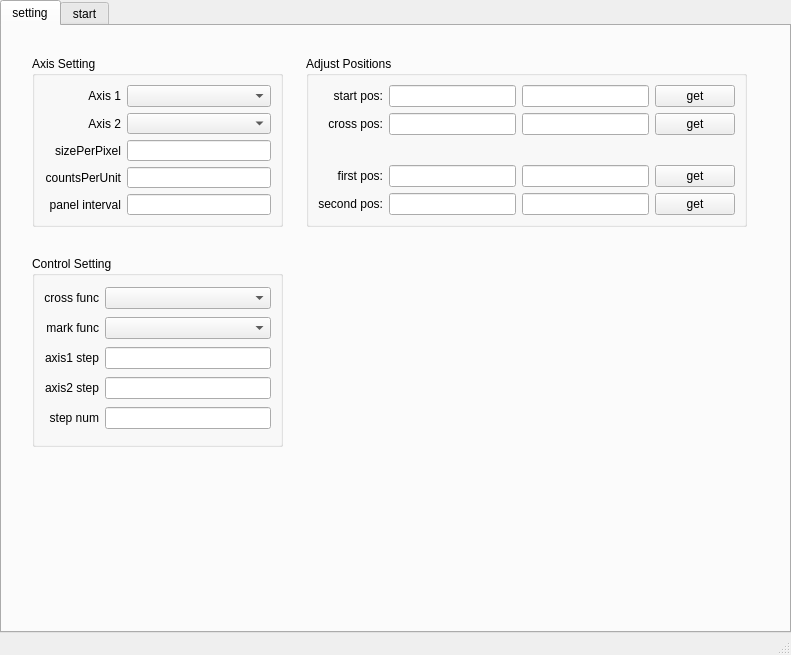
<?xml version="1.0" encoding="UTF-8"?>
<ui version="4.0">
 <class>HAxisAdjustMainWindow</class>
 <widget class="QMainWindow" name="HAxisAdjustMainWindow">
  <property name="geometry">
   <rect>
    <x>0</x>
    <y>0</y>
    <width>791</width>
    <height>655</height>
   </rect>
  </property>
  <property name="windowTitle">
   <string>MainWindow</string>
  </property>
  <widget class="QWidget" name="centralwidget">
   <layout class="QGridLayout" name="gridLayout_3">
    <property name="leftMargin">
     <number>0</number>
    </property>
    <property name="topMargin">
     <number>0</number>
    </property>
    <property name="rightMargin">
     <number>0</number>
    </property>
    <property name="bottomMargin">
     <number>0</number>
    </property>
    <property name="spacing">
     <number>0</number>
    </property>
    <item row="0" column="0">
     <widget class="QTabWidget" name="tabWidget">
      <property name="currentIndex">
       <number>0</number>
      </property>
      <widget class="QWidget" name="tab">
       <attribute name="title">
        <string>setting</string>
       </attribute>
       <widget class="QGroupBox" name="groupBox_2">
        <property name="geometry">
         <rect>
          <x>304</x>
          <y>30</y>
          <width>441</width>
          <height>171</height>
         </rect>
        </property>
        <property name="title">
         <string>Adjust Positions</string>
        </property>
        <layout class="QGridLayout" name="gridLayout_5">
         <item row="1" column="0">
          <widget class="QLabel" name="label_4">
           <property name="text">
            <string>cross pos:</string>
           </property>
           <property name="alignment">
            <set>Qt::AlignRight|Qt::AlignTrailing|Qt::AlignVCenter</set>
           </property>
          </widget>
         </item>
         <item row="1" column="3">
          <widget class="QPushButton" name="pushButton_2">
           <property name="text">
            <string>get</string>
           </property>
          </widget>
         </item>
         <item row="3" column="1">
          <widget class="HLineEdit" name="lineEdit_6"/>
         </item>
         <item row="0" column="0">
          <widget class="QLabel" name="label_3">
           <property name="text">
            <string>start pos:</string>
           </property>
           <property name="alignment">
            <set>Qt::AlignRight|Qt::AlignTrailing|Qt::AlignVCenter</set>
           </property>
          </widget>
         </item>
         <item row="1" column="2">
          <widget class="HLineEdit" name="lineEdit_5"/>
         </item>
         <item row="3" column="3">
          <widget class="QPushButton" name="pushButton_3">
           <property name="text">
            <string>get</string>
           </property>
          </widget>
         </item>
         <item row="4" column="1">
          <widget class="HLineEdit" name="lineEdit_8"/>
         </item>
         <item row="0" column="3">
          <widget class="QPushButton" name="pushButton">
           <property name="text">
            <string>get</string>
           </property>
          </widget>
         </item>
         <item row="0" column="2">
          <widget class="HLineEdit" name="lineEdit_3"/>
         </item>
         <item row="3" column="2">
          <widget class="HLineEdit" name="lineEdit_7"/>
         </item>
         <item row="4" column="3">
          <widget class="QPushButton" name="pushButton_4">
           <property name="text">
            <string>get</string>
           </property>
          </widget>
         </item>
         <item row="0" column="1">
          <widget class="HLineEdit" name="lineEdit_2"/>
         </item>
         <item row="4" column="2">
          <widget class="HLineEdit" name="lineEdit_9"/>
         </item>
         <item row="1" column="1">
          <widget class="HLineEdit" name="lineEdit_4"/>
         </item>
         <item row="3" column="0">
          <widget class="QLabel" name="label_10">
           <property name="text">
            <string>first pos:</string>
           </property>
           <property name="alignment">
            <set>Qt::AlignRight|Qt::AlignTrailing|Qt::AlignVCenter</set>
           </property>
          </widget>
         </item>
         <item row="4" column="0">
          <widget class="QLabel" name="label_11">
           <property name="text">
            <string>second pos:</string>
           </property>
           <property name="alignment">
            <set>Qt::AlignRight|Qt::AlignTrailing|Qt::AlignVCenter</set>
           </property>
          </widget>
         </item>
         <item row="2" column="0" colspan="4">
          <spacer name="verticalSpacer">
           <property name="orientation">
            <enum>Qt::Vertical</enum>
           </property>
           <property name="sizeHint" stdset="0">
            <size>
             <width>20</width>
             <height>40</height>
            </size>
           </property>
          </spacer>
         </item>
        </layout>
       </widget>
       <widget class="QGroupBox" name="groupBox_3">
        <property name="geometry">
         <rect>
          <x>30</x>
          <y>230</y>
          <width>251</width>
          <height>191</height>
         </rect>
        </property>
        <property name="title">
         <string>Control Setting</string>
        </property>
        <layout class="QGridLayout" name="gridLayout_2">
         <item row="0" column="0">
          <widget class="QLabel" name="label_12">
           <property name="text">
            <string>cross func</string>
           </property>
           <property name="alignment">
            <set>Qt::AlignRight|Qt::AlignTrailing|Qt::AlignVCenter</set>
           </property>
          </widget>
         </item>
         <item row="0" column="1">
          <widget class="QComboBox" name="comboBox_3"/>
         </item>
         <item row="1" column="0">
          <widget class="QLabel" name="label_13">
           <property name="text">
            <string>mark func</string>
           </property>
           <property name="alignment">
            <set>Qt::AlignRight|Qt::AlignTrailing|Qt::AlignVCenter</set>
           </property>
          </widget>
         </item>
         <item row="1" column="1">
          <widget class="QComboBox" name="comboBox_4"/>
         </item>
         <item row="2" column="0">
          <widget class="QLabel" name="label_5">
           <property name="text">
            <string>axis1 step</string>
           </property>
           <property name="alignment">
            <set>Qt::AlignRight|Qt::AlignTrailing|Qt::AlignVCenter</set>
           </property>
          </widget>
         </item>
         <item row="2" column="1">
          <widget class="HLineEdit" name="lineEdit_10"/>
         </item>
         <item row="3" column="0">
          <widget class="QLabel" name="label_6">
           <property name="text">
            <string>axis2 step</string>
           </property>
           <property name="alignment">
            <set>Qt::AlignRight|Qt::AlignTrailing|Qt::AlignVCenter</set>
           </property>
          </widget>
         </item>
         <item row="3" column="1">
          <widget class="HLineEdit" name="lineEdit_11">
           <property name="text">
            <string/>
           </property>
          </widget>
         </item>
         <item row="4" column="0">
          <widget class="QLabel" name="label_7">
           <property name="text">
            <string>step num</string>
           </property>
           <property name="alignment">
            <set>Qt::AlignRight|Qt::AlignTrailing|Qt::AlignVCenter</set>
           </property>
          </widget>
         </item>
         <item row="4" column="1">
          <widget class="HLineEdit" name="lineEdit_12">
           <property name="text">
            <string/>
           </property>
          </widget>
         </item>
        </layout>
       </widget>
       <widget class="QGroupBox" name="groupBox">
        <property name="geometry">
         <rect>
          <x>30</x>
          <y>30</y>
          <width>251</width>
          <height>171</height>
         </rect>
        </property>
        <property name="title">
         <string>Axis Setting</string>
        </property>
        <layout class="QGridLayout" name="gridLayout">
         <item row="0" column="0">
          <widget class="QLabel" name="label">
           <property name="text">
            <string>Axis 1</string>
           </property>
           <property name="alignment">
            <set>Qt::AlignRight|Qt::AlignTrailing|Qt::AlignVCenter</set>
           </property>
          </widget>
         </item>
         <item row="0" column="1">
          <widget class="QComboBox" name="comboBox_1"/>
         </item>
         <item row="1" column="0">
          <widget class="QLabel" name="label_2">
           <property name="text">
            <string>Axis 2</string>
           </property>
           <property name="alignment">
            <set>Qt::AlignRight|Qt::AlignTrailing|Qt::AlignVCenter</set>
           </property>
          </widget>
         </item>
         <item row="1" column="1">
          <widget class="QComboBox" name="comboBox_2"/>
         </item>
         <item row="2" column="0">
          <widget class="QLabel" name="label_8">
           <property name="text">
            <string>sizePerPixel</string>
           </property>
           <property name="alignment">
            <set>Qt::AlignRight|Qt::AlignTrailing|Qt::AlignVCenter</set>
           </property>
          </widget>
         </item>
         <item row="2" column="1">
          <widget class="HLineEdit" name="lineEdit_1"/>
         </item>
         <item row="3" column="0">
          <widget class="QLabel" name="label_9">
           <property name="text">
            <string>countsPerUnit</string>
           </property>
           <property name="alignment">
            <set>Qt::AlignRight|Qt::AlignTrailing|Qt::AlignVCenter</set>
           </property>
          </widget>
         </item>
         <item row="3" column="1">
          <widget class="HLineEdit" name="lineEdit_13"/>
         </item>
         <item row="4" column="0">
          <widget class="QLabel" name="label_14">
           <property name="text">
            <string>panel interval</string>
           </property>
           <property name="alignment">
            <set>Qt::AlignRight|Qt::AlignTrailing|Qt::AlignVCenter</set>
           </property>
          </widget>
         </item>
         <item row="4" column="1">
          <widget class="HLineEdit" name="lineEdit_14"/>
         </item>
        </layout>
       </widget>
      </widget>
      <widget class="QWidget" name="tab_2">
       <attribute name="title">
        <string>start</string>
       </attribute>
       <layout class="QGridLayout" name="gridLayout_4">
        <item row="1" column="3">
         <widget class="QToolButton" name="toolButton_2">
          <property name="sizePolicy">
           <sizepolicy hsizetype="Preferred" vsizetype="Fixed">
            <horstretch>0</horstretch>
            <verstretch>0</verstretch>
           </sizepolicy>
          </property>
          <property name="minimumSize">
           <size>
            <width>0</width>
            <height>50</height>
           </size>
          </property>
          <property name="text">
           <string>stop</string>
          </property>
         </widget>
        </item>
        <item row="1" column="1">
         <widget class="QToolButton" name="toolButton_1">
          <property name="sizePolicy">
           <sizepolicy hsizetype="Preferred" vsizetype="Fixed">
            <horstretch>0</horstretch>
            <verstretch>0</verstretch>
           </sizepolicy>
          </property>
          <property name="minimumSize">
           <size>
            <width>0</width>
            <height>50</height>
           </size>
          </property>
          <property name="text">
           <string>start</string>
          </property>
         </widget>
        </item>
        <item row="0" column="0" colspan="7">
         <widget class="HTableView" name="tableView"/>
        </item>
        <item row="1" column="2">
         <spacer name="horizontalSpacer">
          <property name="orientation">
           <enum>Qt::Horizontal</enum>
          </property>
          <property name="sizeType">
           <enum>QSizePolicy::Minimum</enum>
          </property>
          <property name="sizeHint" stdset="0">
           <size>
            <width>40</width>
            <height>20</height>
           </size>
          </property>
         </spacer>
        </item>
        <item row="1" column="5">
         <widget class="QToolButton" name="toolButton_3">
          <property name="sizePolicy">
           <sizepolicy hsizetype="Preferred" vsizetype="Fixed">
            <horstretch>0</horstretch>
            <verstretch>0</verstretch>
           </sizepolicy>
          </property>
          <property name="minimumSize">
           <size>
            <width>0</width>
            <height>50</height>
           </size>
          </property>
          <property name="text">
           <string>export</string>
          </property>
         </widget>
        </item>
        <item row="1" column="4">
         <spacer name="horizontalSpacer_2">
          <property name="orientation">
           <enum>Qt::Horizontal</enum>
          </property>
          <property name="sizeType">
           <enum>QSizePolicy::Minimum</enum>
          </property>
          <property name="sizeHint" stdset="0">
           <size>
            <width>40</width>
            <height>20</height>
           </size>
          </property>
         </spacer>
        </item>
       </layout>
      </widget>
     </widget>
    </item>
   </layout>
  </widget>
  <widget class="QMenuBar" name="menubar">
   <property name="geometry">
    <rect>
     <x>0</x>
     <y>0</y>
     <width>791</width>
     <height>23</height>
    </rect>
   </property>
  </widget>
  <widget class="QStatusBar" name="statusbar"/>
 </widget>
 <customwidgets>
  <customwidget>
   <class>HTableView</class>
   <extends>QTableView</extends>
   <header>htableview.h</header>
  </customwidget>
  <customwidget>
   <class>HLineEdit</class>
   <extends>QLineEdit</extends>
   <header>hlineedit.h</header>
  </customwidget>
 </customwidgets>
 <resources/>
 <connections/>
</ui>
